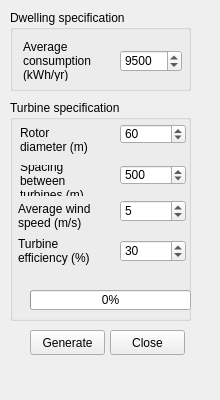
<?xml version="1.0" encoding="UTF-8"?>
<ui version="4.0">
 <class>DockWidget</class>
 <widget class="QDockWidget" name="DockWidget">
  <property name="geometry">
   <rect>
    <x>0</x>
    <y>0</y>
    <width>220</width>
    <height>400</height>
   </rect>
  </property>
  <property name="minimumSize">
   <size>
    <width>220</width>
    <height>400</height>
   </size>
  </property>
  <property name="maximumSize">
   <size>
    <width>220</width>
    <height>400</height>
   </size>
  </property>
  <property name="windowTitle">
   <string>Generate wind turbines</string>
  </property>
  <widget class="QWidget" name="dockWidgetContents">
   <widget class="QPushButton" name="close_pushButton">
    <property name="geometry">
     <rect>
      <x>110</x>
      <y>330</y>
      <width>75</width>
      <height>25</height>
     </rect>
    </property>
    <property name="text">
     <string>Close</string>
    </property>
   </widget>
   <widget class="QPushButton" name="generate_pushButton">
    <property name="geometry">
     <rect>
      <x>30</x>
      <y>330</y>
      <width>75</width>
      <height>25</height>
     </rect>
    </property>
    <property name="text">
     <string>Generate</string>
    </property>
   </widget>
   <widget class="QGroupBox" name="dwelling_specs">
    <property name="geometry">
     <rect>
      <x>10</x>
      <y>10</y>
      <width>181</width>
      <height>81</height>
     </rect>
    </property>
    <property name="title">
     <string>Dwelling specification</string>
    </property>
    <widget class="QLabel" name="averageHouseConsumption_label">
     <property name="geometry">
      <rect>
       <x>10</x>
       <y>30</y>
       <width>81</width>
       <height>41</height>
      </rect>
     </property>
     <property name="text">
      <string>Average consumption (kWh/yr)</string>
     </property>
     <property name="wordWrap">
      <bool>true</bool>
     </property>
     <property name="indent">
      <number>3</number>
     </property>
    </widget>
    <widget class="QSpinBox" name="houseConsumption_spinBox">
     <property name="geometry">
      <rect>
       <x>110</x>
       <y>40</y>
       <width>62</width>
       <height>22</height>
      </rect>
     </property>
     <property name="minimum">
      <number>1</number>
     </property>
     <property name="maximum">
      <number>999999</number>
     </property>
     <property name="value">
      <number>9500</number>
     </property>
    </widget>
   </widget>
   <widget class="QGroupBox" name="PV_specs">
    <property name="geometry">
     <rect>
      <x>10</x>
      <y>100</y>
      <width>181</width>
      <height>221</height>
     </rect>
    </property>
    <property name="title">
     <string>Turbine specification</string>
    </property>
    <widget class="QLabel" name="wind_spacing_label">
     <property name="enabled">
      <bool>true</bool>
     </property>
     <property name="geometry">
      <rect>
       <x>10</x>
       <y>65</y>
       <width>91</width>
       <height>31</height>
      </rect>
     </property>
     <property name="text">
      <string>Spacing between turbines (m)</string>
     </property>
     <property name="wordWrap">
      <bool>true</bool>
     </property>
    </widget>
    <widget class="QLabel" name="wind_rotor_label">
     <property name="enabled">
      <bool>true</bool>
     </property>
     <property name="geometry">
      <rect>
       <x>10</x>
       <y>24</y>
       <width>77</width>
       <height>31</height>
      </rect>
     </property>
     <property name="text">
      <string>Rotor diameter (m)</string>
     </property>
     <property name="wordWrap">
      <bool>true</bool>
     </property>
    </widget>
    <widget class="QSpinBox" name="spacing_spinbox">
     <property name="enabled">
      <bool>true</bool>
     </property>
     <property name="geometry">
      <rect>
       <x>110</x>
       <y>65</y>
       <width>66</width>
       <height>20</height>
      </rect>
     </property>
     <property name="minimum">
      <number>1</number>
     </property>
     <property name="maximum">
      <number>900000</number>
     </property>
     <property name="value">
      <number>500</number>
     </property>
    </widget>
    <widget class="QSpinBox" name="rotor_spinbox">
     <property name="enabled">
      <bool>true</bool>
     </property>
     <property name="geometry">
      <rect>
       <x>110</x>
       <y>24</y>
       <width>66</width>
       <height>20</height>
      </rect>
     </property>
     <property name="minimum">
      <number>1</number>
     </property>
     <property name="maximum">
      <number>200</number>
     </property>
     <property name="value">
      <number>60</number>
     </property>
    </widget>
    <widget class="QSpinBox" name="turbineEfficiency_spinBox">
     <property name="geometry">
      <rect>
       <x>110</x>
       <y>140</y>
       <width>66</width>
       <height>22</height>
      </rect>
     </property>
     <property name="minimum">
      <number>1</number>
     </property>
     <property name="maximum">
      <number>59</number>
     </property>
     <property name="value">
      <number>30</number>
     </property>
    </widget>
    <widget class="QDoubleSpinBox" name="windSpeed_spinBox">
     <property name="geometry">
      <rect>
       <x>110</x>
       <y>100</y>
       <width>66</width>
       <height>22</height>
      </rect>
     </property>
     <property name="decimals">
      <number>0</number>
     </property>
     <property name="minimum">
      <double>1.000000000000000</double>
     </property>
     <property name="maximum">
      <double>500.000000000000000</double>
     </property>
     <property name="singleStep">
      <double>1.000000000000000</double>
     </property>
     <property name="value">
      <double>5.000000000000000</double>
     </property>
    </widget>
    <widget class="QLabel" name="turbineEfficiency_label">
     <property name="geometry">
      <rect>
       <x>5</x>
       <y>135</y>
       <width>81</width>
       <height>31</height>
      </rect>
     </property>
     <property name="text">
      <string>Turbine efficiency (%)</string>
     </property>
     <property name="wordWrap">
      <bool>true</bool>
     </property>
     <property name="indent">
      <number>3</number>
     </property>
    </widget>
    <widget class="QLabel" name="windSpeed_label">
     <property name="geometry">
      <rect>
       <x>5</x>
       <y>100</y>
       <width>91</width>
       <height>31</height>
      </rect>
     </property>
     <property name="text">
      <string>Average wind speed (m/s)</string>
     </property>
     <property name="wordWrap">
      <bool>true</bool>
     </property>
     <property name="indent">
      <number>3</number>
     </property>
    </widget>
    <widget class="QProgressBar" name="progressBar">
     <property name="geometry">
      <rect>
       <x>20</x>
       <y>190</y>
       <width>161</width>
       <height>20</height>
      </rect>
     </property>
     <property name="value">
      <number>0</number>
     </property>
     <property name="orientation">
      <enum>Qt::Horizontal</enum>
     </property>
     <property name="invertedAppearance">
      <bool>false</bool>
     </property>
    </widget>
   </widget>
  </widget>
 </widget>
 <resources/>
 <connections/>
</ui>
